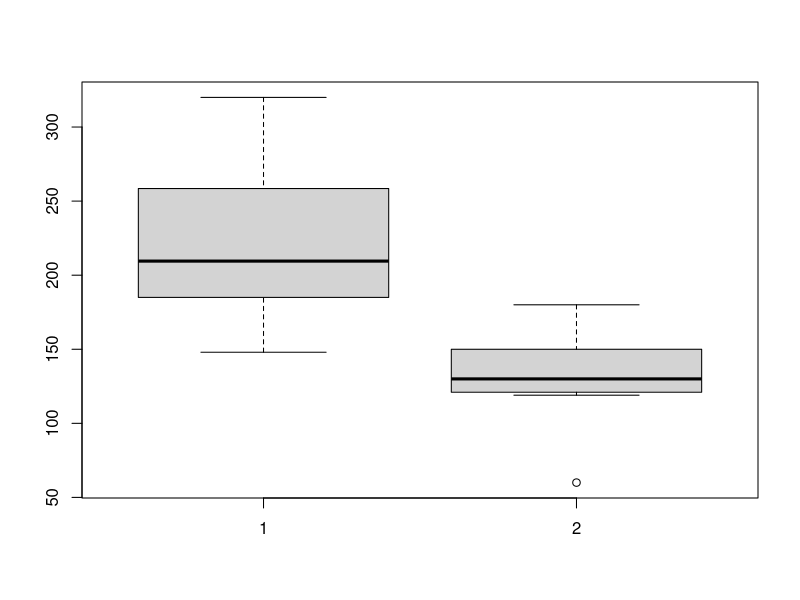

This chart was generated by the following R code:
#One sided two sample Hypothesis Testing

x=c(131,115,124,131,122,117,88,114,150,169)
y=c(60,150,130,180,163,130,121,119,130,148)
x=c(252, 240, 205, 200, 170, 170, 320, 148, 214, 270, 265, 203)
xbar=mean(x)
ybar=mean(y)
sx=sd(x)
sy=sd(y)
alpha=0.05
n=length(x)
m=length(y)

tc=qt((1-alpha),n+m-2)
print(tc)

a=(sqrt((((n-1)*(sx^2))+((m-1)*(sy^2)))/(n+m-2)))
b=(sqrt((1/n)+(1/m)))
t=(xbar-ybar)/(a*b)


pvalue=pt(t,n+m-2)
print(pvalue) 

boxplot(x,y)
